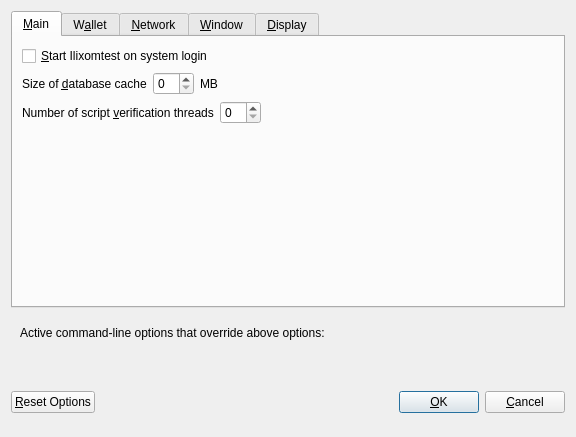
<?xml version="1.0" encoding="UTF-8"?>
<ui version="4.0">
 <class>OptionsDialog</class>
 <widget class="QDialog" name="OptionsDialog">
  <property name="geometry">
   <rect>
    <x>0</x>
    <y>0</y>
    <width>576</width>
    <height>402</height>
   </rect>
  </property>
  <property name="windowTitle">
   <string>Options</string>
  </property>
  <property name="modal">
   <bool>true</bool>
  </property>
  <layout class="QVBoxLayout" name="verticalLayout">
   <item>
    <widget class="QTabWidget" name="tabWidget">
     <property name="currentIndex">
      <number>0</number>
     </property>
     <widget class="QWidget" name="tabMain">
      <attribute name="title">
       <string>&amp;Main</string>
      </attribute>
      <layout class="QVBoxLayout" name="verticalLayout_Main">
       <item>
        <widget class="QCheckBox" name="bitcoinAtStartup">
         <property name="toolTip">
          <string>Automatically start Ilixomtest after logging in to the system.</string>
         </property>
         <property name="text">
          <string>&amp;Start Ilixomtest on system login</string>
         </property>
        </widget>
       </item>
       <item>
        <layout class="QHBoxLayout" name="horizontalLayout_2_Main">
         <item>
          <widget class="QLabel" name="databaseCacheLabel">
           <property name="text">
            <string>Size of &amp;database cache</string>
           </property>
           <property name="textFormat">
            <enum>Qt::PlainText</enum>
           </property>
           <property name="buddy">
            <cstring>databaseCache</cstring>
           </property>
          </widget>
         </item>
         <item>
          <widget class="QSpinBox" name="databaseCache"/>
         </item>
         <item>
          <widget class="QLabel" name="databaseCacheUnitLabel">
           <property name="text">
            <string>MB</string>
           </property>
           <property name="textFormat">
            <enum>Qt::PlainText</enum>
           </property>
          </widget>
         </item>
         <item>
          <spacer name="horizontalSpacer_2_Main">
           <property name="orientation">
            <enum>Qt::Horizontal</enum>
           </property>
           <property name="sizeHint" stdset="0">
            <size>
             <width>40</width>
             <height>20</height>
            </size>
           </property>
          </spacer>
         </item>
        </layout>
       </item>
       <item>
        <layout class="QHBoxLayout" name="horizontalLayout_3_Main">
         <item>
          <widget class="QLabel" name="threadsScriptVerifLabel">
           <property name="text">
            <string>Number of script &amp;verification threads</string>
           </property>
           <property name="textFormat">
            <enum>Qt::PlainText</enum>
           </property>
           <property name="buddy">
            <cstring>threadsScriptVerif</cstring>
           </property>
          </widget>
         </item>
         <item>
          <widget class="QSpinBox" name="threadsScriptVerif">
           <property name="toolTip">
            <string>(0 = auto, &lt;0 = leave that many cores free)</string>
           </property>
          </widget>
         </item>
         <item>
          <spacer name="horizontalSpacer_3_Main">
           <property name="orientation">
            <enum>Qt::Horizontal</enum>
           </property>
           <property name="sizeHint" stdset="0">
            <size>
             <width>40</width>
             <height>20</height>
            </size>
           </property>
          </spacer>
         </item>
        </layout>
       </item>
       <item>
        <spacer name="verticalSpacer_Main">
         <property name="orientation">
          <enum>Qt::Vertical</enum>
         </property>
         <property name="sizeHint" stdset="0">
          <size>
           <width>20</width>
           <height>40</height>
          </size>
         </property>
        </spacer>
       </item>
      </layout>
     </widget>
     <widget class="QWidget" name="tabWallet">
      <attribute name="title">
       <string>W&amp;allet</string>
      </attribute>
      <layout class="QVBoxLayout" name="verticalLayout_Wallet">
       <item>
        <widget class="QGroupBox" name="groupBox">
         <property name="title">
          <string>Expert</string>
         </property>
         <layout class="QVBoxLayout" name="verticalLayout_2">
          <item>
           <widget class="QCheckBox" name="coinControlFeatures">
            <property name="toolTip">
             <string>Whether to show coin control features or not.</string>
            </property>
            <property name="text">
             <string>Enable coin &amp;control features</string>
            </property>
           </widget>
          </item>
          <item>
           <widget class="QCheckBox" name="showMasternodesTab">
            <property name="toolTip">
             <string>Show additional tab listing all your masternodes in first sub-tab&lt;br/&gt;and all masternodes on the network in second sub-tab.</string>
            </property>
            <property name="text">
             <string>Show Masternodes Tab</string>
            </property>
           </widget>
          </item>
          <item>
           <widget class="QCheckBox" name="showAdvancedPSUI">
            <property name="toolTip">
             <string>Show additional information and buttons for PrivateSend on overview screen.</string>
            </property>
            <property name="text">
             <string>Enable advanced PrivateSend interface</string>
            </property>
           </widget>
          </item>
          <item>
           <widget class="QCheckBox" name="lowKeysWarning">
            <property name="toolTip">
             <string>Show warning dialog when PrivateSend detects that wallet has very low number of keys left.</string>
            </property>
            <property name="text">
             <string>Warn if PrivateSend is running out of keys</string>
            </property>
           </widget>
          </item>
          <item>
           <widget class="QCheckBox" name="privateSendMultiSession">
            <property name="toolTip">
             <string>Whether to use experimental PrivateSend mode with multiple mixing sessions per block.&lt;br/&gt;Note: You must use this feature carefully.&lt;br/&gt;Make sure you always have recent wallet (auto)backup in a safe place!</string>
            </property>
            <property name="text">
             <string>Enable PrivateSend &amp;multi-session</string>
            </property>
           </widget>
          </item>
          <item>
           <widget class="QCheckBox" name="spendZeroConfChange">
            <property name="toolTip">
             <string>If you disable the spending of unconfirmed change, the change from a transaction&lt;br/&gt;cannot be used until that transaction has at least one confirmation.&lt;br/&gt;This also affects how your balance is computed.</string>
            </property>
            <property name="text">
             <string>&amp;Spend unconfirmed change</string>
            </property>
           </widget>
          </item>
         </layout>
        </widget>
       </item>
       <item>
        <layout class="QHBoxLayout" name="horizontalLayout_4_Wallet">
         <item>
          <widget class="QLabel" name="label">
           <property name="toolTip">
            <string>This setting determines the amount of individual masternodes that an input will be anonymized through.&lt;br/&gt;More rounds of anonymization gives a higher degree of privacy, but also costs more in fees.</string>
           </property>
           <property name="text">
            <string>PrivateSend rounds to use</string>
           </property>
          </widget>
         </item>
         <item>
          <widget class="QSpinBox" name="privateSendRounds">
           <property name="minimum">
            <number>2</number>
           </property>
           <property name="maximum">
            <number>8</number>
           </property>
           <property name="value">
            <number>4</number>
           </property>
          </widget>
         </item>
        </layout>
       </item>
       <item>
        <layout class="QHBoxLayout" name="horizontalLayout">
         <item>
          <widget class="QLabel" name="label_2">
           <property name="toolTip">
            <string>This amount acts as a threshold to turn off PrivateSend once it's reached.</string>
           </property>
           <property name="statusTip">
            <string notr="true"/>
           </property>
           <property name="whatsThis">
            <string notr="true"/>
           </property>
           <property name="accesiltleName">
            <string notr="true"/>
           </property>
           <property name="accesiltleDescription">
            <string notr="true"/>
           </property>
           <property name="text">
            <string>Amount of Ilixomtest to keep anonymized</string>
           </property>
          </widget>
         </item>
         <item>
          <widget class="QSpinBox" name="privateSendAmount">
           <property name="minimum">
            <number>2</number>
           </property>
           <property name="maximum">
            <number>2000</number>
           </property>
           <property name="singleStep">
            <number>10</number>
           </property>
           <property name="value">
            <number>1000</number>
           </property>
          </widget>
         </item>
        </layout>
       </item>
       <item>
        <spacer name="verticalSpacer_Wallet">
         <property name="orientation">
          <enum>Qt::Vertical</enum>
         </property>
         <property name="sizeHint" stdset="0">
          <size>
           <width>20</width>
           <height>40</height>
          </size>
         </property>
        </spacer>
       </item>
      </layout>
     </widget>
     <widget class="QWidget" name="tabNetwork">
      <attribute name="title">
       <string>&amp;Network</string>
      </attribute>
      <layout class="QVBoxLayout" name="verticalLayout_Network">
       <item>
        <widget class="QCheckBox" name="mapPortUpnp">
         <property name="toolTip">
          <string>Automatically open the Ilixomtest client port on the router. This only works when your router supports UPnP and it is enabled.</string>
         </property>
         <property name="text">
          <string>Map port using &amp;UPnP</string>
         </property>
        </widget>
       </item>
       <item>
        <widget class="QCheckBox" name="allowIncoming">
         <property name="toolTip">
          <string>Accept connections from outside</string>
         </property>
         <property name="text">
          <string>Allow incoming connections</string>
         </property>
        </widget>
       </item>
       <item>
        <widget class="QCheckBox" name="connectSocks">
         <property name="toolTip">
          <string>Connect to the Ilixomtest network through a SOCKS5 proxy.</string>
         </property>
         <property name="text">
          <string>&amp;Connect through SOCKS5 proxy (default proxy):</string>
         </property>
        </widget>
       </item>
       <item>
        <layout class="QHBoxLayout" name="horizontalLayout_1_Network">
         <item>
          <widget class="QLabel" name="proxyIpLabel">
           <property name="text">
            <string>Proxy &amp;IP:</string>
           </property>
           <property name="textFormat">
            <enum>Qt::PlainText</enum>
           </property>
           <property name="buddy">
            <cstring>proxyIp</cstring>
           </property>
          </widget>
         </item>
         <item>
          <widget class="QValidatedLineEdit" name="proxyIp">
           <property name="minimumSize">
            <size>
             <width>140</width>
             <height>0</height>
            </size>
           </property>
           <property name="maximumSize">
            <size>
             <width>140</width>
             <height>16777215</height>
            </size>
           </property>
           <property name="toolTip">
            <string>IP address of the proxy (e.g. IPv4: 127.0.0.1 / IPv6: ::1)</string>
           </property>
          </widget>
         </item>
         <item>
          <widget class="QLabel" name="proxyPortLabel">
           <property name="text">
            <string>&amp;Port:</string>
           </property>
           <property name="textFormat">
            <enum>Qt::PlainText</enum>
           </property>
           <property name="buddy">
            <cstring>proxyPort</cstring>
           </property>
          </widget>
         </item>
         <item>
          <widget class="QLineEdit" name="proxyPort">
           <property name="minimumSize">
            <size>
             <width>55</width>
             <height>0</height>
            </size>
           </property>
           <property name="maximumSize">
            <size>
             <width>55</width>
             <height>16777215</height>
            </size>
           </property>
           <property name="toolTip">
            <string>Port of the proxy (e.g. 9050)</string>
           </property>
          </widget>
         </item>
         <item>
          <spacer name="horizontalSpacer_1_Network">
           <property name="orientation">
            <enum>Qt::Horizontal</enum>
           </property>
           <property name="sizeHint" stdset="0">
            <size>
             <width>40</width>
             <height>20</height>
            </size>
           </property>
          </spacer>
         </item>
        </layout>
       </item>
       <item>
        <layout class="QHBoxLayout" name="horizontalLayout_2_Network">
         <item>
          <widget class="QLabel" name="proxyActiveNets">
           <property name="text">
            <string>Used for reaching peers via:</string>
           </property>
           <property name="textFormat">
            <enum>Qt::PlainText</enum>
           </property>
          </widget>
         </item>
         <item>
          <widget class="QCheckBox" name="proxyReachIPv4">
           <property name="enabled">
            <bool>false</bool>
           </property>
           <property name="toolTip">
            <string>Shows, if the supplied default SOCKS5 proxy is used to reach peers via this network type.</string>
           </property>
           <property name="text">
            <string/>
           </property>
          </widget>
         </item>
         <item>
          <widget class="QLabel" name="proxyReachIPv4Label">
           <property name="text">
            <string>IPv4</string>
           </property>
           <property name="textFormat">
            <enum>Qt::PlainText</enum>
           </property>
          </widget>
         </item>
         <item>
          <widget class="QCheckBox" name="proxyReachIPv6">
           <property name="enabled">
            <bool>false</bool>
           </property>
           <property name="toolTip">
            <string>Shows, if the supplied default SOCKS5 proxy is used to reach peers via this network type.</string>
           </property>
           <property name="text">
            <string/>
           </property>
          </widget>
         </item>
         <item>
          <widget class="QLabel" name="proxyReachIPv6Label">
           <property name="text">
            <string>IPv6</string>
           </property>
           <property name="textFormat">
            <enum>Qt::PlainText</enum>
           </property>
          </widget>
         </item>
         <item>
          <widget class="QCheckBox" name="proxyReachTor">
           <property name="enabled">
            <bool>false</bool>
           </property>
           <property name="toolTip">
            <string>Shows, if the supplied default SOCKS5 proxy is used to reach peers via this network type.</string>
           </property>
           <property name="text">
            <string/>
           </property>
          </widget>
         </item>
         <item>
          <widget class="QLabel" name="proxyReachTorLabel">
           <property name="text">
            <string>Tor</string>
           </property>
           <property name="textFormat">
            <enum>Qt::PlainText</enum>
           </property>
          </widget>
         </item>
         <item>
          <spacer name="horizontalSpacer_2_Network">
           <property name="orientation">
            <enum>Qt::Horizontal</enum>
           </property>
           <property name="sizeHint" stdset="0">
            <size>
             <width>40</width>
             <height>20</height>
            </size>
           </property>
          </spacer>
         </item>
        </layout>
       </item>
       <item>
        <widget class="QCheckBox" name="connectSocksTor">
         <property name="toolTip">
          <string>Connect to the Ilixomtest network through a separate SOCKS5 proxy for Tor hidden services.</string>
         </property>
         <property name="text">
          <string>Use separate SOCKS5 proxy to reach peers via Tor hidden services:</string>
         </property>
        </widget>
       </item>
       <item>
        <layout class="QHBoxLayout" name="horizontalLayout_3_Network">
         <item>
          <widget class="QLabel" name="proxyIpTorLabel">
           <property name="text">
            <string>Proxy &amp;IP:</string>
           </property>
           <property name="textFormat">
            <enum>Qt::PlainText</enum>
           </property>
           <property name="buddy">
            <cstring>proxyIpTor</cstring>
           </property>
          </widget>
         </item>
         <item>
          <widget class="QValidatedLineEdit" name="proxyIpTor">
           <property name="minimumSize">
            <size>
             <width>140</width>
             <height>0</height>
            </size>
           </property>
           <property name="maximumSize">
            <size>
             <width>140</width>
             <height>16777215</height>
            </size>
           </property>
           <property name="toolTip">
            <string>IP address of the proxy (e.g. IPv4: 127.0.0.1 / IPv6: ::1)</string>
           </property>
          </widget>
         </item>
         <item>
          <widget class="QLabel" name="proxyPortTorLabel">
           <property name="text">
            <string>&amp;Port:</string>
           </property>
           <property name="textFormat">
            <enum>Qt::PlainText</enum>
           </property>
           <property name="buddy">
            <cstring>proxyPortTor</cstring>
           </property>
          </widget>
         </item>
         <item>
          <widget class="QLineEdit" name="proxyPortTor">
           <property name="minimumSize">
            <size>
             <width>55</width>
             <height>0</height>
            </size>
           </property>
           <property name="maximumSize">
            <size>
             <width>55</width>
             <height>16777215</height>
            </size>
           </property>
           <property name="toolTip">
            <string>Port of the proxy (e.g. 9050)</string>
           </property>
          </widget>
         </item>
         <item>
          <spacer name="horizontalSpacer_4_Network">
           <property name="orientation">
            <enum>Qt::Horizontal</enum>
           </property>
           <property name="sizeHint" stdset="0">
            <size>
             <width>40</width>
             <height>20</height>
            </size>
           </property>
          </spacer>
         </item>
        </layout>
       </item>
       <item>
        <spacer name="verticalSpacer_Network">
         <property name="orientation">
          <enum>Qt::Vertical</enum>
         </property>
         <property name="sizeHint" stdset="0">
          <size>
           <width>20</width>
           <height>40</height>
          </size>
         </property>
        </spacer>
       </item>
      </layout>
     </widget>
     <widget class="QWidget" name="tabWindow">
      <attribute name="title">
       <string>&amp;Window</string>
      </attribute>
      <layout class="QVBoxLayout" name="verticalLayout_Window">
       <item>
        <widget class="QCheckBox" name="minimizeToTray">
         <property name="toolTip">
          <string>Show only a tray icon after minimizing the window.</string>
         </property>
         <property name="text">
          <string>&amp;Minimize to the tray instead of the taskbar</string>
         </property>
        </widget>
       </item>
       <item>
        <widget class="QCheckBox" name="minimizeOnClose">
         <property name="toolTip">
          <string>Minimize instead of exit the application when the window is closed. When this option is enabled, the application will be closed only after selecting Exit in the menu.</string>
         </property>
         <property name="text">
          <string>M&amp;inimize on close</string>
         </property>
        </widget>
       </item>
       <item>
        <spacer name="verticalSpacer_Window">
         <property name="orientation">
          <enum>Qt::Vertical</enum>
         </property>
         <property name="sizeHint" stdset="0">
          <size>
           <width>20</width>
           <height>40</height>
          </size>
         </property>
        </spacer>
       </item>
      </layout>
     </widget>
     <widget class="QWidget" name="tabDisplay">
      <attribute name="title">
       <string>&amp;Display</string>
      </attribute>
      <layout class="QVBoxLayout" name="verticalLayout_Display">
       <item>
        <layout class="QHBoxLayout" name="horizontalLayout_1_Display">
         <item>
          <widget class="QLabel" name="langLabel">
           <property name="text">
            <string>User Interface &amp;language:</string>
           </property>
           <property name="textFormat">
            <enum>Qt::PlainText</enum>
           </property>
           <property name="buddy">
            <cstring>lang</cstring>
           </property>
          </widget>
         </item>
         <item>
          <widget class="QValueComboBox" name="lang">
           <property name="toolTip">
            <string>The user interface language can be set here. This setting will take effect after restarting Ilixomtest.</string>
           </property>
          </widget>
         </item>
        </layout>
       </item>
       <item>
        <widget class="QLabel" name="label_3">
         <property name="toolTip">
          <string notr="true"/>
         </property>
         <property name="statusTip">
          <string notr="true"/>
         </property>
         <property name="whatsThis">
          <string notr="true"/>
         </property>
         <property name="accesiltleName">
          <string notr="true"/>
         </property>
         <property name="text">
          <string>Language missing or translation incomplete? Help contributing translations here:
https://www.transifex.com/projects/p/ilixomtest/</string>
         </property>
         <property name="wordWrap">
          <bool>true</bool>
         </property>
         <property name="openExternalLinks">
          <bool>true</bool>
         </property>
         <property name="textInteractionFlags">
          <set>Qt::TextBrowserInteraction</set>
         </property>
        </widget>
       </item>
       <item>
        <layout class="QHBoxLayout" name="horizontalLayout_4_Display" stretch="0,0">
         <item>
          <widget class="QLabel" name="themeLabel">
           <property name="text">
            <string>User Interface Theme:</string>
           </property>
          </widget>
         </item>
         <item>
          <widget class="QValueComboBox" name="theme"/>
         </item>
        </layout>
       </item>
       <item>
        <widget class="Line" name="line">
         <property name="orientation">
          <enum>Qt::Horizontal</enum>
         </property>
        </widget>
       </item>
       <item>
        <layout class="QHBoxLayout" name="horizontalLayout_2_Display">
         <item>
          <widget class="QLabel" name="unitLabel">
           <property name="text">
            <string>&amp;Unit to show amounts in:</string>
           </property>
           <property name="textFormat">
            <enum>Qt::PlainText</enum>
           </property>
           <property name="buddy">
            <cstring>unit</cstring>
           </property>
          </widget>
         </item>
         <item>
          <widget class="QValueComboBox" name="unit">
           <property name="toolTip">
            <string>Choose the default subdivision unit to show in the interface and when sending coins.</string>
           </property>
          </widget>
         </item>
        </layout>
       </item>
       <item>
        <layout class="QHBoxLayout" name="horizontalLayout_5_Display">
         <item>
          <widget class="QLabel" name="digitsLabel">
           <property name="text">
            <string>Decimal digits</string>
           </property>
          </widget>
         </item>
         <item>
          <widget class="QValueComboBox" name="digits"/>
         </item>
        </layout>
       </item>
       <item>
        <layout class="QHBoxLayout" name="horizontalLayout_3_Display">
         <item>
          <widget class="QLabel" name="thirdPartyTxUrlsLabel">
           <property name="toolTip">
            <string>Third party URLs (e.g. a block explorer) that appear in the transactions tab as context menu items.&lt;br/&gt;%s in the URL is replaced by transaction hash. Multiple URLs are separated by vertical bar |.</string>
           </property>
           <property name="text">
            <string>Third party transaction URLs</string>
           </property>
           <property name="buddy">
            <cstring>thirdPartyTxUrls</cstring>
           </property>
          </widget>
         </item>
         <item>
          <widget class="QLineEdit" name="thirdPartyTxUrls">
           <property name="toolTip">
            <string>Third party URLs (e.g. a block explorer) that appear in the transactions tab as context menu items.&lt;br/&gt;%s in the URL is replaced by transaction hash. Multiple URLs are separated by vertical bar |.</string>
           </property>
          </widget>
         </item>
        </layout>
       </item>
       <item>
        <spacer name="verticalSpacer">
         <property name="orientation">
          <enum>Qt::Vertical</enum>
         </property>
         <property name="sizeHint" stdset="0">
          <size>
           <width>20</width>
           <height>40</height>
          </size>
         </property>
        </spacer>
       </item>
      </layout>
     </widget>
    </widget>
   </item>
   <item>
    <widget class="QFrame" name="frame">
     <layout class="QVBoxLayout" name="verticalLayout_Bottom">
      <item>
       <layout class="QHBoxLayout" name="horizontalLayout_Bottom">
        <item>
         <widget class="QLabel" name="overriddenByCommandLineInfoLabel">
          <property name="text">
           <string>Active command-line options that override above options:</string>
          </property>
          <property name="textFormat">
           <enum>Qt::PlainText</enum>
          </property>
         </widget>
        </item>
        <item>
         <spacer name="horizontalSpacer_Bottom">
          <property name="orientation">
           <enum>Qt::Horizontal</enum>
          </property>
          <property name="sizeHint" stdset="0">
           <size>
            <width>40</width>
            <height>20</height>
           </size>
          </property>
         </spacer>
        </item>
       </layout>
      </item>
      <item>
       <widget class="QLabel" name="overriddenByCommandLineLabel">
        <property name="text">
         <string/>
        </property>
        <property name="textFormat">
         <enum>Qt::PlainText</enum>
        </property>
        <property name="wordWrap">
         <bool>true</bool>
        </property>
       </widget>
      </item>
     </layout>
    </widget>
   </item>
   <item>
    <layout class="QHBoxLayout" name="horizontalLayout_Buttons">
     <item>
      <widget class="QPushButton" name="resetButton">
       <property name="toolTip">
        <string>Reset all client options to default.</string>
       </property>
       <property name="text">
        <string>&amp;Reset Options</string>
       </property>
       <property name="autoDefault">
        <bool>false</bool>
       </property>
      </widget>
     </item>
     <item>
      <spacer name="horizontalSpacer_1">
       <property name="orientation">
        <enum>Qt::Horizontal</enum>
       </property>
       <property name="sizeHint" stdset="0">
        <size>
         <width>40</width>
         <height>48</height>
        </size>
       </property>
      </spacer>
     </item>
     <item>
      <widget class="QLabel" name="statusLabel">
       <property name="minimumSize">
        <size>
         <width>200</width>
         <height>0</height>
        </size>
       </property>
       <property name="font">
        <font>
         <weight>75</weight>
         <bold>true</bold>
        </font>
       </property>
       <property name="text">
        <string/>
       </property>
       <property name="textFormat">
        <enum>Qt::PlainText</enum>
       </property>
       <property name="wordWrap">
        <bool>true</bool>
       </property>
      </widget>
     </item>
     <item>
      <spacer name="horizontalSpacer_2">
       <property name="orientation">
        <enum>Qt::Horizontal</enum>
       </property>
       <property name="sizeHint" stdset="0">
        <size>
         <width>40</width>
         <height>48</height>
        </size>
       </property>
      </spacer>
     </item>
     <item>
      <widget class="QPushButton" name="okButton">
       <property name="text">
        <string>&amp;OK</string>
       </property>
       <property name="autoDefault">
        <bool>false</bool>
       </property>
       <property name="default">
        <bool>true</bool>
       </property>
      </widget>
     </item>
     <item>
      <widget class="QPushButton" name="cancelButton">
       <property name="text">
        <string>&amp;Cancel</string>
       </property>
       <property name="autoDefault">
        <bool>false</bool>
       </property>
      </widget>
     </item>
    </layout>
   </item>
  </layout>
 </widget>
 <customwidgets>
  <customwidget>
   <class>QValidatedLineEdit</class>
   <extends>QLineEdit</extends>
   <header>qvalidatedlineedit.h</header>
  </customwidget>
  <customwidget>
   <class>QValueComboBox</class>
   <extends>QComboBox</extends>
   <header>qvaluecombobox.h</header>
  </customwidget>
 </customwidgets>
 <resources/>
 <connections/>
</ui>
